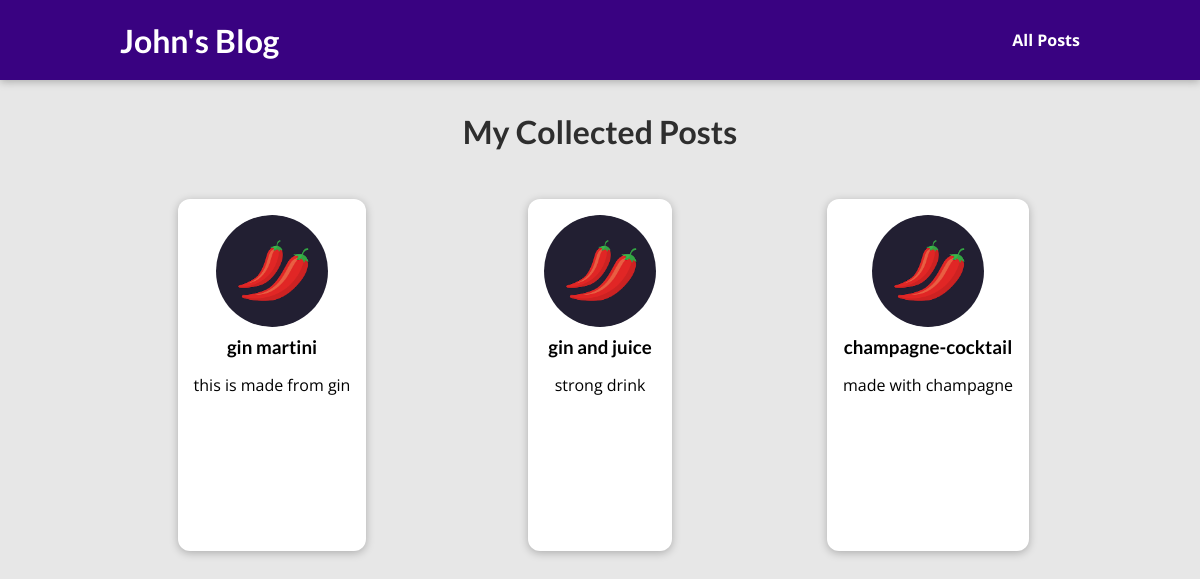
Page /posts on the earlier database version.
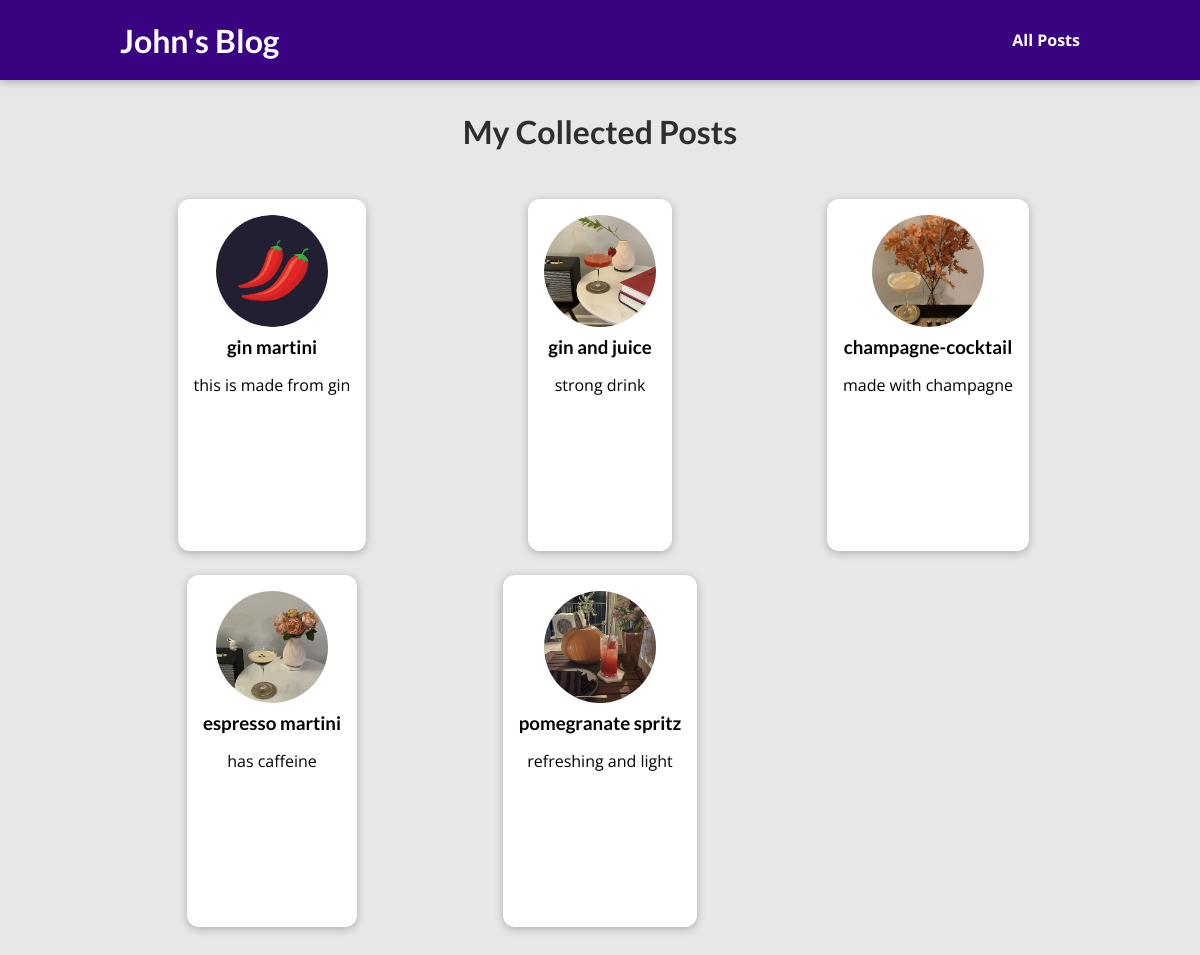
Same page on the later database version.
### blog/models.py (models this page shows)
class Post(models.Model):
    title = models.CharField(max_length=150)
    excerpt = models.CharField(max_length=300)
    image = models.ImageField(upload_to="posts", null=True)
    date = models.DateField(auto_now=True)
    slug = models.SlugField(unique=True, db_index=True)
    content = models.TextField(validators=[MinLengthValidator(10)])
    author = models.ForeignKey(Author, on_delete=models.SET_NULL, null=True, related_name="posts")
    tags = models.ManyToManyField(Tag)

### blog/views.py (the view)
# urls.py: path("posts", views.AllPostsView.as_view(), name="posts-page"),
class AllPostsView(ListView):
    template_name = "blog/all-posts.html"
    model = Post
    ordering = ["-date"]
    context_object_name = "all_posts"

### blog/templates/blog/all-posts.html (shortened to what this page needs)
{% extends "base.html" %}
{% load static %}
{% block css_files %}
    <link rel="stylesheet"  href="{% static 'blog/post.css' %}" />
    <link rel="stylesheet" href="{% static 'blog/all-posts.css' %}" />
{% endblock %}
{% block content %}
    <section  id="all-posts">
        <h2>My Collected Posts</h2>
        <ul>
            {% for post in all_posts %}
                {% include "blog/includes/post.html" %}
            {% endfor %}
        </ul>
    </section>
{% endblock %}

### templates/base.html (shortened to what this page needs)
{% load static %}
<!DOCTYPE html>
<html lang="en">
<head>
    <link rel="stylesheet" href="{% static 'app.css' %}" />
    {% block css_files %} {% endblock %}
</head>
<body>
    <header id="main-navigation">
        <h1><a href="{% url 'starting-page' %}">John's Blog</a></h1>
        <nav>
            <a href="{% url 'posts-page' %}">All Posts</a>
        </nav>
    </header>
    {% block content %}
    {% endblock %}
</body>
</html>

### blog/templates/blog/includes/post.html
{% load static %}
<li>
    <article class="post">
        <a href="{% url 'post-detail-page' post.slug %}">
            <img src="{{ post.image.url }}" alt="{{ post.title }}" />
            <div class="post__content">
                <h3>{{ post.title }}</h3>
                <p>{{ post.excerpt }}</p>
            </div>
        </a>
    </article>
</li>

### static/app.css (style rules this page uses)
* { box-sizing: border-box; }
html { font-family: 'Open Sans', 'Lato', sans-serif; }
body { margin: 0; }
h1, h2, h3 { font-family: 'Lato', sans-serif; font-weight: bold; }
#main-navigation { width: 100%; height: 5rem; display: flex; justify-content: space-between; align-items: center; padding: 0 10%; position: absolute; top: 0; left: 0; }
#main-navigation a { text-decoration: none; color: white; font-weight: bold; }

### blog/static/blog/post.css (style rules this page uses)
.post { display: flex; flex-direction: column; align-items: center; text-align: center; }
.post a { text-decoration: none; color: black; transition: all 0.2s ease; padding: 1rem; }
.post img { width: 5rem; height: 5rem; object-fit: cover; border-radius: 50%; }
.post h3 { margin: 0.25rem 0; }

### blog/static/blog/all-posts.css (style rules this page uses)
body { background-color: #e7e7e7; }
#main-navigation { background-color: #390281; box-shadow: 0 2px 8px rgba(0, 0, 0, 0.25); }
#all-posts { margin: 7rem auto; width: 90%; max-width: 60rem; }
#all-posts h2 { text-align: center; font-size: 2rem; color: #2e2e2e; margin: 3rem 0; }
ul { list-style: none; margin: 0; padding: 0; display: grid; grid-template-columns: repeat(auto-fill, minmax(17rem, 1fr)); gap: 1.5rem; }
.post img { width: 7rem; height: 7rem; }
.post a { height: 22rem; transform-origin: center; box-shadow: 0 2px 8px rgba(0, 0, 0, 0.25); border-radius: 12px; background-color: white; }

Differences in the rows shown:
changed Post "gin and juice": image: a different picture
changed Post "champagne-cocktail": image: a different picture
added Post: image (picture), title "espresso martini", excerpt "has caffeine"
added Post: image (picture), title "pomegranate spritz", excerpt "refreshing and light"
